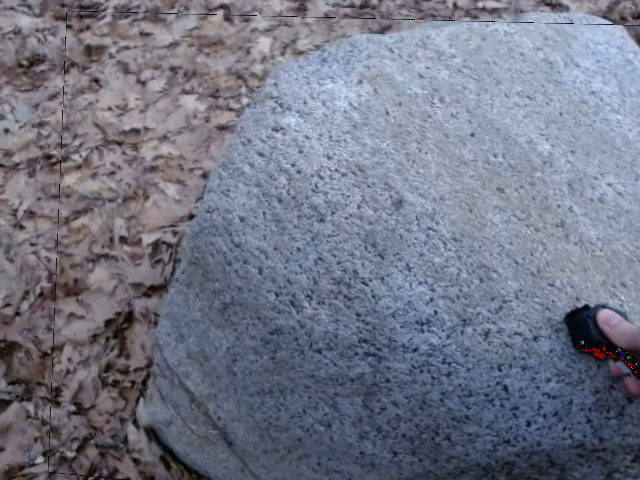
#> input picture inpainted123.png, 640 x 480 px
$ python -i inpainting.py   (imports and definitions only)
#> lines starting #> are read from the running program, lines starting #| are printed output that depends on the picture; after the words box and inside, x2 and y2 are one past the last pixel; in counts of white or black regions, pixels touching at a corner belong together
#> further down, picture is the input picture: shape (480, 640, 3); mean B, G, R 133.2, 117.6, 113.5
import argparse
import cv2 as cv
import os, shutil
import numpy as np
import matplotlib.pyplot as plt

from src.monocularDepth import compute_monocular_depth

# [116 lines left out: functions parse_args, find_best_step_parameters, find_max_pressure, not called in this run]


def segment_frame(frame):

    """
        Segments the frame to separate the background from the foreground using KNN segmentation
    """

    # Convert to grayscale
    gray = cv.cvtColor(frame, cv.COLOR_BGR2GRAY)
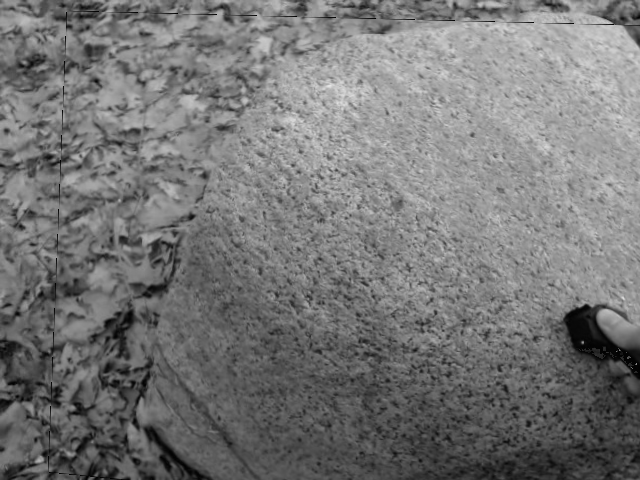
#> gray: shape (480, 640); min 1, max 230, mean 118.2

    # Find Canny edges
    _, thresholded = cv.threshold(gray, 0, 255, cv.THRESH_BINARY + cv.THRESH_OTSU)
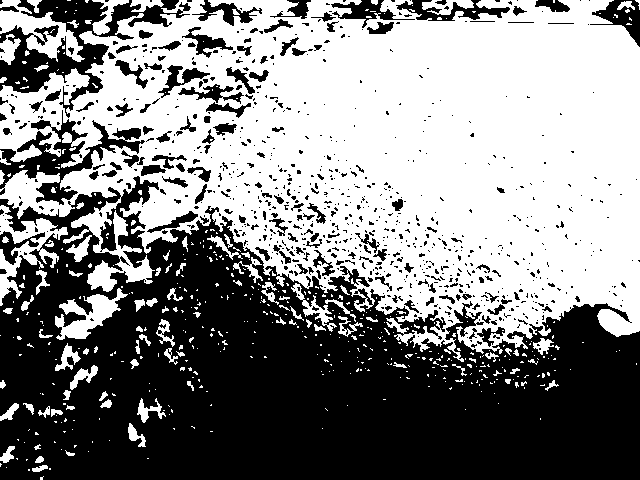
#> thresholded: shape (480, 640); 52.6% white; 824 black regions (677 under 20 px)

    # # Apply a binary threshold to ensure it's binary (if not already)
    # _, binary_image = cv.threshold(gray, 128, 255, cv.THRESH_BINARY)

    # Find contours
    contours, _ = cv.findContours(thresholded, cv.RETR_EXTERNAL, cv.CHAIN_APPROX_SIMPLE)
#> contours = 493 contours, 429 with area under 20; largest, box (x1, y1, x2, y2) and area: (0, 0, 640, 362) 156396, (0, 0, 85, 62) 2098, (0, 205, 68, 306) 1750, (55, 288, 128, 340) 1382, (291, 283, 337, 332) 386

    # Draw all contours on a copy of the original image for visualization
    contoured_image = frame.copy()
    cv.drawContours(contoured_image, contours, -1, (0, 255, 0), 2)  # Draw all contours in green

    # Identify and highlight the largest contour (assuming it's the hand)
    largest_contour = max(contours, key=cv.contourArea)
#> largest_contour = contour of 3517 points, box (x1, y1, x2, y2) (0, 0, 640, 362), area 156396
    cv.drawContours(contoured_image, [largest_contour], -1, (255, 0, 0), 2)  # Draw the largest contour in blue
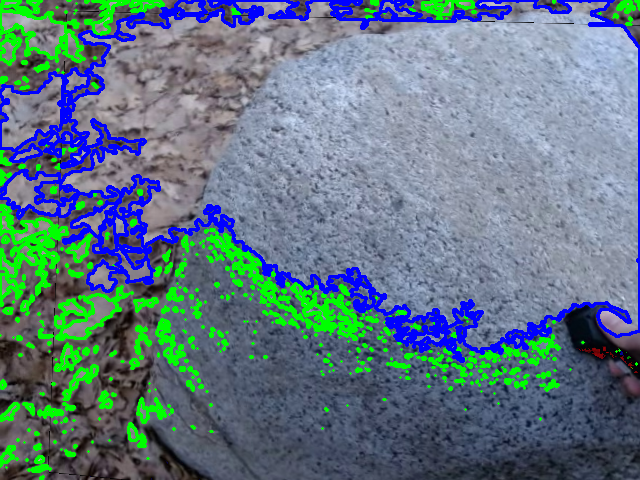
#> contoured_image: shape (480, 640, 3); mean B, G, R 132.1, 119.7, 96.4

    # Display the images
    plt.figure(figsize=(12, 6))
    plt.subplot(1, 2, 1)
    plt.title('Binary Image')
    plt.imshow(thresholded, cmap='gray')
    plt.subplot(1, 2, 2)
    plt.title('Contours on Image')
    plt.imshow(cv.cvtColor(contoured_image, cv.COLOR_BGR2RGB))
    plt.show()
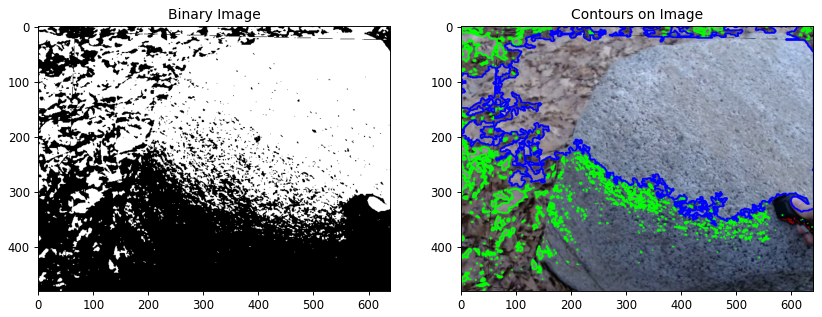
#> figure drawn by matplotlib, 2 panels

    # Save the contoured image for review
    output_contour_image_path = 'contoured_image.png'
    cv.imwrite(output_contour_image_path, contoured_image)

    return contoured_image

# [132 lines left out: functions compute_optical_flow, create_mask, clean_mask, create_motion_mask, warp_frame_of, compute_homography and 2 more, not called in this run]

def compute_magnitude(flow):
    magnitude, _ = cv.cartToPolar(flow[..., 0], flow[..., 1])
    return magnitude

def show_current_magnitude(magnitude):
    plt.imshow(magnitude)
    plt.show()

def remove_bg(image, fgbg):
    foreground_mask = fgbg.apply(image, learningRate=0.99)
    return foreground_mask

# [261 lines left out: functions auto_canny_median, auto_canny, find_matching_keypoints, compute_similarity, find_coupled_frame, clean_touch_frame and 2 more, not called in this run]


# [3 lines not run here, left out]

>>> import cv2
>>> picture = cv2.imread('inpainted123.png')
>>> result = segment_frame(picture)
